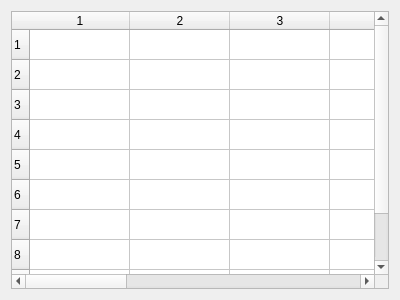
<?xml version="1.0" encoding="UTF-8"?>
<ui version="4.0">
 <class>SRDDialog</class>
 <widget class="QDialog" name="SRDDialog">
  <property name="geometry">
   <rect>
    <x>0</x>
    <y>0</y>
    <width>400</width>
    <height>300</height>
   </rect>
  </property>
  <property name="windowTitle">
   <string>Dialog</string>
  </property>
  <layout class="QGridLayout" name="gridLayout">
   <item row="0" column="0">
    <widget class="QTableWidget" name="tableWidget">
     <property name="editTriggers">
      <set>QAbstractItemView::NoEditTriggers</set>
     </property>
     <property name="showGrid">
      <bool>true</bool>
     </property>
     <property name="rowCount">
      <number>10</number>
     </property>
     <property name="columnCount">
      <number>10</number>
     </property>
     <row/>
     <row/>
     <row/>
     <row/>
     <row/>
     <row/>
     <row/>
     <row/>
     <row/>
     <row/>
     <column/>
     <column/>
     <column/>
     <column/>
     <column/>
     <column/>
     <column/>
     <column/>
     <column/>
     <column/>
    </widget>
   </item>
  </layout>
 </widget>
 <resources/>
 <connections/>
</ui>
